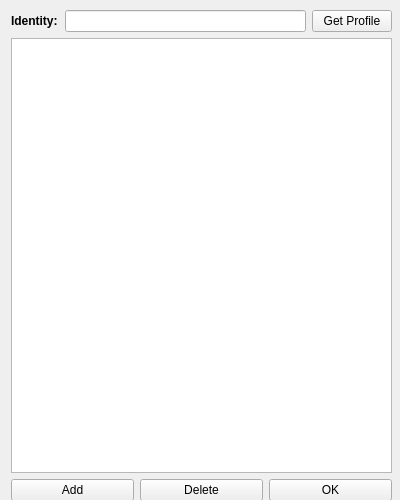
<?xml version="1.0" encoding="UTF-8"?>
<ui version="4.0">
 <class>ProfileEditor</class>
 <widget class="QDialog" name="ProfileEditor">
  <property name="geometry">
   <rect>
    <x>0</x>
    <y>0</y>
    <width>400</width>
    <height>500</height>
   </rect>
  </property>
  <property name="windowTitle">
   <string>Profile Editor</string>
  </property>
  <widget class="QWidget" name="">
   <property name="geometry">
    <rect>
     <x>11</x>
     <y>10</y>
     <width>381</width>
     <height>491</height>
    </rect>
   </property>
   <layout class="QVBoxLayout" name="profileEditorLayout" stretch="1,20,1">
    <item>
     <layout class="QHBoxLayout" name="identityLayout" stretch="1,5,1">
      <item>
       <widget class="QLabel" name="identityLabel">
        <property name="font">
         <font>
          <weight>75</weight>
          <bold>true</bold>
         </font>
        </property>
        <property name="text">
         <string>Identity:</string>
        </property>
       </widget>
      </item>
      <item>
       <widget class="QLineEdit" name="identityInput"/>
      </item>
      <item>
       <widget class="QPushButton" name="getButton">
        <property name="text">
         <string>Get Profile</string>
        </property>
        <property name="autoDefault">
         <bool>false</bool>
        </property>
       </widget>
      </item>
     </layout>
    </item>
    <item>
     <widget class="QTableView" name="profileTable">
      <attribute name="horizontalHeaderCascadingSectionResizes">
       <bool>false</bool>
      </attribute>
      <attribute name="horizontalHeaderDefaultSectionSize">
       <number>100</number>
      </attribute>
      <attribute name="horizontalHeaderShowSortIndicator" stdset="0">
       <bool>true</bool>
      </attribute>
      <attribute name="horizontalHeaderStretchLastSection">
       <bool>true</bool>
      </attribute>
      <attribute name="verticalHeaderVisible">
       <bool>true</bool>
      </attribute>
     </widget>
    </item>
    <item>
     <layout class="QHBoxLayout" name="buttonLayout" stretch="1,1,1">
      <item>
       <widget class="QPushButton" name="addRowButton">
        <property name="text">
         <string>Add</string>
        </property>
        <property name="autoDefault">
         <bool>false</bool>
        </property>
       </widget>
      </item>
      <item>
       <widget class="QPushButton" name="deleteRowButton">
        <property name="text">
         <string>Delete</string>
        </property>
        <property name="autoDefault">
         <bool>false</bool>
        </property>
       </widget>
      </item>
      <item>
       <widget class="QPushButton" name="okButton">
        <property name="text">
         <string>OK</string>
        </property>
        <property name="autoDefault">
         <bool>false</bool>
        </property>
       </widget>
      </item>
     </layout>
    </item>
   </layout>
  </widget>
 </widget>
 <resources/>
 <connections/>
</ui>
